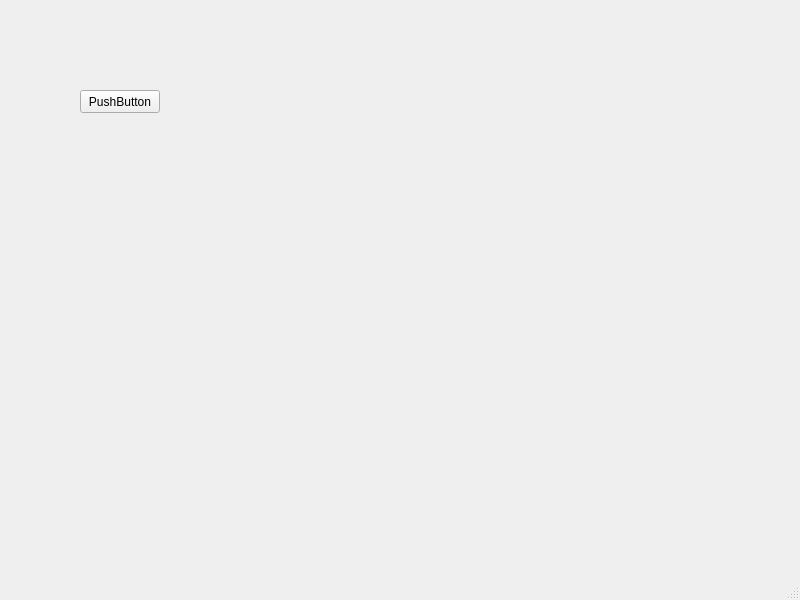
<?xml version="1.0" encoding="UTF-8"?>
<ui version="4.0">
 <class>MainWindow</class>
 <widget class="QMainWindow" name="MainWindow">
  <property name="geometry">
   <rect>
    <x>0</x>
    <y>0</y>
    <width>800</width>
    <height>600</height>
   </rect>
  </property>
  <property name="windowTitle">
   <string>MainWindow</string>
  </property>
  <widget class="QWidget" name="centralwidget">
   <widget class="QPushButton" name="pushButton">
    <property name="geometry">
     <rect>
      <x>80</x>
      <y>90</y>
      <width>80</width>
      <height>23</height>
     </rect>
    </property>
    <property name="text">
     <string>PushButton</string>
    </property>
   </widget>
  </widget>
  <widget class="QMenuBar" name="menubar">
   <property name="geometry">
    <rect>
     <x>0</x>
     <y>0</y>
     <width>800</width>
     <height>20</height>
    </rect>
   </property>
  </widget>
  <widget class="QStatusBar" name="statusbar"/>
 </widget>
 <resources/>
 <connections/>
</ui>
